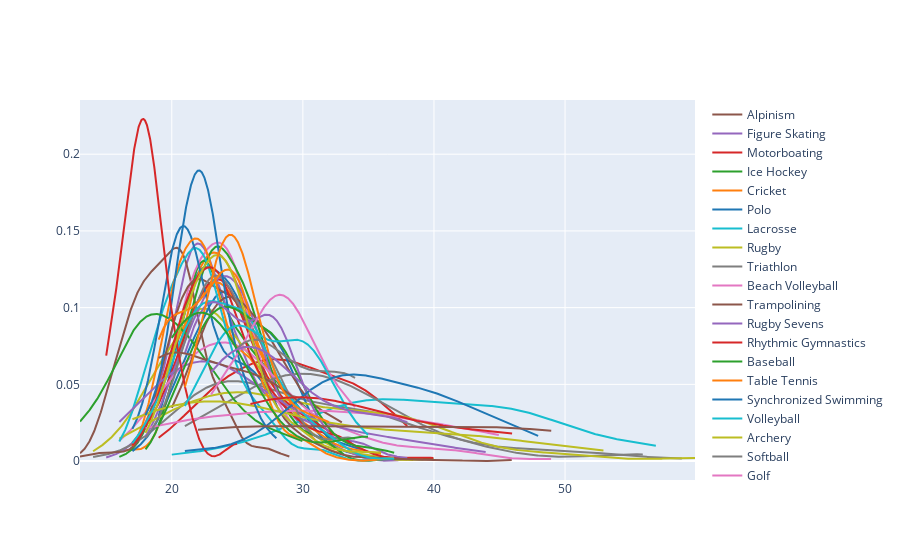

The notebook cell this image was saved under:
### Code cell
x = []
name = []
famous_sport = ['Basketball','Judo','Football','Tug-Of-War','Athletics','Swimming','Badminton','Sailing','Gymnastics','Art Competitions','Handball','Weightlifting','Wrestling','Water Polo','Hockey','Rowing','Fencing','Equestrianism','Shooting','Boxing','Taekwondo','Cycling','Diving','Canoeing','Tennis','Modern Pentathlon','Golf','Softball','Archery','Volleyball','Synchronized Swimming','Table Tennis','Baseball','Rhythmic Gymnastics','Rugby Sevens','Trampolining','Beach Volleyball','Triathlon','Rugby','Lacrosse','Polo','Cricket','Ice Hockey','Racquets','Motorboating','Croquet','Figure Skating','Jeu De Paume','Roque','Basque Pelota','Alpinism','Aeronautics']

for sport in famous_sport:
    temp_df = athelete_df[athelete_df['Sport'] == sport]
    gold_ages = temp_df[temp_df['Medal'] == 'Gold']['Age'].dropna()
    x.append(gold_ages)
    name.append(sport)

x_lists = [arr.tolist() for arr in x]
# Only keep sports with at least 2 unique gold medalist ages
filtered_x_lists = []
filtered_names = []
for arr, n in zip(x_lists, name):
    if len(arr) > 1 and len(set(arr)) > 1:
        filtered_x_lists.append(arr)
        filtered_names.append(n)

fig = ff.create_distplot(filtered_x_lists, filtered_names, show_hist=False, show_rug=False)
fig.show()

### Figure 1 — Plotly figure (JSON) as saved in the notebook; plotly's stock layout.template omitted (floating-point values rounded to 4 significant figures; data arrays with more than 128 entries replaced by an {"elided": "..."} marker saying what was removed)
{"data": [{"legendgroup": "Basketball", "marker": {"color": "rgb(31, 119, 180)"}, "mode": "lines", "name": "Basketball", "showlegend": true, "type": "scatter", "x": {"elided": "500 float values"}, "xaxis": "x", "y": {"elided": "500 float values"}, "yaxis": "y"}, {"legendgroup": "Judo", "marker": {"color": "rgb(255, 127, 14)"}, "mode": "lines", "name": "Judo", "showlegend": true, "type": "scatter", "x": {"elided": "500 float values"}, "xaxis": "x", "y": {"elided": "500 float values"}, "yaxis": "y"}, {"legendgroup": "Football", "marker": {"color": "rgb(44, 160, 44)"}, "mode": "lines", "name": "Football", "showlegend": true, "type": "scatter", "x": {"elided": "500 float values"}, "xaxis": "x", "y": {"elided": "500 float values"}, "yaxis": "y"}, {"legendgroup": "Tug-Of-War", "marker": {"color": "rgb(214, 39, 40)"}, "mode": "lines", "name": "Tug-Of-War", "showlegend": true, "type": "scatter", "x": {"elided": "500 float values"}, "xaxis": "x", "y": {"elided": "500 float values"}, "yaxis": "y"}, {"legendgroup": "Athletics", "marker": {"color": "rgb(148, 103, 189)"}, "mode": "lines", "name": "Athletics", "showlegend": true, "type": "scatter", "x": {"elided": "500 float values"}, "xaxis": "x", "y": {"elided": "500 float values"}, "yaxis": "y"}, {"legendgroup": "Swimming", "marker": {"color": "rgb(140, 86, 75)"}, "mode": "lines", "name": "Swimming", "showlegend": true, "type": "scatter", "x": {"elided": "500 float values"}, "xaxis": "x", "y": {"elided": "500 float values"}, "yaxis": "y"}, {"legendgroup": "Badminton", "marker": {"color": "rgb(227, 119, 194)"}, "mode": "lines", "name": "Badminton", "showlegend": true, "type": "scatter", "x": {"elided": "500 float values"}, "xaxis": "x", "y": {"elided": "500 float values"}, "yaxis": "y"}, {"legendgroup": "Sailing", "marker": {"color": "rgb(127, 127, 127)"}, "mode": "lines", "name": "Sailing", "showlegend": true, "type": "scatter", "x": {"elided": "500 float values"}, "xaxis": "x", "y": {"elided": "500 float values"}, "yaxis": "y"}, {"legendgroup": "Gymnastics", "marker": {"color": "rgb(188, 189, 34)"}, "mode": "lines", "name": "Gymnastics", "showlegend": true, "type": "scatter", "x": {"elided": "500 float values"}, "xaxis": "x", "y": {"elided": "500 float values"}, "yaxis": "y"}, {"legendgroup": "Art Competitions", "marker": {"color": "rgb(23, 190, 207)"}, "mode": "lines", "name": "Art Competitions", "showlegend": true, "type": "scatter", "x": {"elided": "500 float values"}, "xaxis": "x", "y": {"elided": "500 float values"}, "yaxis": "y"}, {"legendgroup": "Handball", "marker": {"color": "rgb(31, 119, 180)"}, "mode": "lines", "name": "Handball", "showlegend": true, "type": "scatter", "x": {"elided": "500 float values"}, "xaxis": "x", "y": {"elided": "500 float values"}, "yaxis": "y"}, {"legendgroup": "Weightlifting", "marker": {"color": "rgb(255, 127, 14)"}, "mode": "lines", "name": "Weightlifting", "showlegend": true, "type": "scatter", "x": {"elided": "500 float values"}, "xaxis": "x", "y": {"elided": "500 float values"}, "yaxis": "y"}, {"legendgroup": "Wrestling", "marker": {"color": "rgb(44, 160, 44)"}, "mode": "lines", "name": "Wrestling", "showlegend": true, "type": "scatter", "x": {"elided": "500 float values"}, "xaxis": "x", "y": {"elided": "500 float values"}, "yaxis": "y"}, {"legendgroup": "Water Polo", "marker": {"color": "rgb(214, 39, 40)"}, "mode": "lines", "name": "Water Polo", "showlegend": true, "type": "scatter", "x": {"elided": "500 float values"}, "xaxis": "x", "y": {"elided": "500 float values"}, "yaxis": "y"}, {"legendgroup": "Hockey", "marker": {"color": "rgb(148, 103, 189)"}, "mode": "lines", "name": "Hockey", "showlegend": true, "type": "scatter", "x": {"elided": "500 float values"}, "xaxis": "x", "y": {"elided": "500 float values"}, "yaxis": "y"}, {"legendgroup": "Rowing", "marker": {"color": "rgb(140, 86, 75)"}, "mode": "lines", "name": "Rowing", "showlegend": true, "type": "scatter", "x": {"elided": "500 float values"}, "xaxis": "x", "y": {"elided": "500 float values"}, "yaxis": "y"}, {"legendgroup": "Fencing", "marker": {"color": "rgb(227, 119, 194)"}, "mode": "lines", "name": "Fencing", "showlegend": true, "type": "scatter", "x": {"elided": "500 float values"}, "xaxis": "x", "y": {"elided": "500 float values"}, "yaxis": "y"}, {"legendgroup": "Equestrianism", "marker": {"color": "rgb(127, 127, 127)"}, "mode": "lines", "name": "Equestrianism", "showlegend": true, "type": "scatter", "x": {"elided": "500 float values"}, "xaxis": "x", "y": {"elided": "500 float values"}, "yaxis": "y"}, {"legendgroup": "Shooting", "marker": {"color": "rgb(188, 189, 34)"}, "mode": "lines", "name": "Shooting", "showlegend": true, "type": "scatter", "x": {"elided": "500 float values"}, "xaxis": "x", "y": {"elided": "500 float values"}, "yaxis": "y"}, {"legendgroup": "Boxing", "marker": {"color": "rgb(23, 190, 207)"}, "mode": "lines", "name": "Boxing", "showlegend": true, "type": "scatter", "x": {"elided": "500 float values"}, "xaxis": "x", "y": {"elided": "500 float values"}, "yaxis": "y"}, {"legendgroup": "Taekwondo", "marker": {"color": "rgb(31, 119, 180)"}, "mode": "lines", "name": "Taekwondo", "showlegend": true, "type": "scatter", "x": {"elided": "500 float values"}, "xaxis": "x", "y": {"elided": "500 float values"}, "yaxis": "y"}, {"legendgroup": "Cycling", "marker": {"color": "rgb(255, 127, 14)"}, "mode": "lines", "name": "Cycling", "showlegend": true, "type": "scatter", "x": {"elided": "500 float values"}, "xaxis": "x", "y": {"elided": "500 float values"}, "yaxis": "y"}, {"legendgroup": "Diving", "marker": {"color": "rgb(44, 160, 44)"}, "mode": "lines", "name": "Diving", "showlegend": true, "type": "scatter", "x": {"elided": "500 float values"}, "xaxis": "x", "y": {"elided": "500 float values"}, "yaxis": "y"}, {"legendgroup": "Canoeing", "marker": {"color": "rgb(214, 39, 40)"}, "mode": "lines", "name": "Canoeing", "showlegend": true, "type": "scatter", "x": {"elided": "500 float values"}, "xaxis": "x", "y": {"elided": "500 float values"}, "yaxis": "y"}, {"legendgroup": "Tennis", "marker": {"color": "rgb(148, 103, 189)"}, "mode": "lines", "name": "Tennis", "showlegend": true, "type": "scatter", "x": {"elided": "500 float values"}, "xaxis": "x", "y": {"elided": "500 float values"}, "yaxis": "y"}, {"legendgroup": "Modern Pentathlon", "marker": {"color": "rgb(140, 86, 75)"}, "mode": "lines", "name": "Modern Pentathlon", "showlegend": true, "type": "scatter", "x": {"elided": "500 float values"}, "xaxis": "x", "y": {"elided": "500 float values"}, "yaxis": "y"}, {"legendgroup": "Golf", "marker": {"color": "rgb(227, 119, 194)"}, "mode": "lines", "name": "Golf", "showlegend": true, "type": "scatter", "x": {"elided": "500 float values"}, "xaxis": "x", "y": {"elided": "500 float values"}, "yaxis": "y"}, {"legendgroup": "Softball", "marker": {"color": "rgb(127, 127, 127)"}, "mode": "lines", "name": "Softball", "showlegend": true, "type": "scatter", "x": {"elided": "500 float values"}, "xaxis": "x", "y": {"elided": "500 float values"}, "yaxis": "y"}, {"legendgroup": "Archery", "marker": {"color": "rgb(188, 189, 34)"}, "mode": "lines", "name": "Archery", "showlegend": true, "type": "scatter", "x": {"elided": "500 float values"}, "xaxis": "x", "y": {"elided": "500 float values"}, "yaxis": "y"}, {"legendgroup": "Volleyball", "marker": {"color": "rgb(23, 190, 207)"}, "mode": "lines", "name": "Volleyball", "showlegend": true, "type": "scatter", "x": {"elided": "500 float values"}, "xaxis": "x", "y": {"elided": "500 float values"}, "yaxis": "y"}, {"legendgroup": "Synchronized Swimming", "marker": {"color": "rgb(31, 119, 180)"}, "mode": "lines", "name": "Synchronized Swimming", "showlegend": true, "type": "scatter", "x": {"elided": "500 float values"}, "xaxis": "x", "y": {"elided": "500 float values"}, "yaxis": "y"}, {"legendgroup": "Table Tennis", "marker": {"color": "rgb(255, 127, 14)"}, "mode": "lines", "name": "Table Tennis", "showlegend": true, "type": "scatter", "x": {"elided": "500 float values"}, "xaxis": "x", "y": {"elided": "500 float values"}, "yaxis": "y"}, {"legendgroup": "Baseball", "marker": {"color": "rgb(44, 160, 44)"}, "mode": "lines", "name": "Baseball", "showlegend": true, "type": "scatter", "x": {"elided": "500 float values"}, "xaxis": "x", "y": {"elided": "500 float values"}, "yaxis": "y"}, {"legendgroup": "Rhythmic Gymnastics", "marker": {"color": "rgb(214, 39, 40)"}, "mode": "lines", "name": "Rhythmic Gymnastics", "showlegend": true, "type": "scatter", "x": {"elided": "500 float values"}, "xaxis": "x", "y": {"elided": "500 float values"}, "yaxis": "y"}, {"legendgroup": "Rugby Sevens", "marker": {"color": "rgb(148, 103, 189)"}, "mode": "lines", "name": "Rugby Sevens", "showlegend": true, "type": "scatter", "x": {"elided": "500 float values"}, "xaxis": "x", "y": {"elided": "500 float values"}, "yaxis": "y"}, {"legendgroup": "Trampolining", "marker": {"color": "rgb(140, 86, 75)"}, "mode": "lines", "name": "Trampolining", "showlegend": true, "type": "scatter", "x": {"elided": "500 float values"}, "xaxis": "x", "y": {"elided": "500 float values"}, "yaxis": "y"}, {"legendgroup": "Beach Volleyball", "marker": {"color": "rgb(227, 119, 194)"}, "mode": "lines", "name": "Beach Volleyball", "showlegend": true, "type": "scatter", "x": {"elided": "500 float values"}, "xaxis": "x", "y": {"elided": "500 float values"}, "yaxis": "y"}, {"legendgroup": "Triathlon", "marker": {"color": "rgb(127, 127, 127)"}, "mode": "lines", "name": "Triathlon", "showlegend": true, "type": "scatter", "x": {"elided": "500 float values"}, "xaxis": "x", "y": {"elided": "500 float values"}, "yaxis": "y"}, {"legendgroup": "Rugby", "marker": {"color": "rgb(188, 189, 34)"}, "mode": "lines", "name": "Rugby", "showlegend": true, "type": "scatter", "x": {"elided": "500 float values"}, "xaxis": "x", "y": {"elided": "500 float values"}, "yaxis": "y"}, {"legendgroup": "Lacrosse", "marker": {"color": "rgb(23, 190, 207)"}, "mode": "lines", "name": "Lacrosse", "showlegend": true, "type": "scatter", "x": {"elided": "500 float values"}, "xaxis": "x", "y": {"elided": "500 float values"}, "yaxis": "y"}, {"legendgroup": "Polo", "marker": {"color": "rgb(31, 119, 180)"}, "mode": "lines", "name": "Polo", "showlegend": true, "type": "scatter", "x": {"elided": "500 float values"}, "xaxis": "x", "y": {"elided": "500 float values"}, "yaxis": "y"}, {"legendgroup": "Cricket", "marker": {"color": "rgb(255, 127, 14)"}, "mode": "lines", "name": "Cricket", "showlegend": true, "type": "scatter", "x": {"elided": "500 float values"}, "xaxis": "x", "y": {"elided": "500 float values"}, "yaxis": "y"}, {"legendgroup": "Ice Hockey", "marker": {"color": "rgb(44, 160, 44)"}, "mode": "lines", "name": "Ice Hockey", "showlegend": true, "type": "scatter", "x": {"elided": "500 float values"}, "xaxis": "x", "y": {"elided": "500 float values"}, "yaxis": "y"}, {"legendgroup": "Motorboating", "marker": {"color": "rgb(214, 39, 40)"}, "mode": "lines", "name": "Motorboating", "showlegend": true, "type": "scatter", "x": {"elided": "500 float values"}, "xaxis": "x", "y": {"elided": "500 float values"}, "yaxis": "y"}, {"legendgroup": "Figure Skating", "marker": {"color": "rgb(148, 103, 189)"}, "mode": "lines", "name": "Figure Skating", "showlegend": true, "type": "scatter", "x": {"elided": "500 float values"}, "xaxis": "x", "y": {"elided": "500 float values"}, "yaxis": "y"}, {"legendgroup": "Alpinism", "marker": {"color": "rgb(140, 86, 75)"}, "mode": "lines", "name": "Alpinism", "showlegend": true, "type": "scatter", "x": {"elided": "500 float values"}, "xaxis": "x", "y": {"elided": "500 float values"}, "yaxis": "y"}], "layout": {"barmode": "overlay", "hovermode": "closest", "legend": {"traceorder": "reversed"}, "xaxis": {"anchor": "y2", "domain": [0, 1], "zeroline": false}, "yaxis": {"anchor": "free", "domain": [0, 1], "position": 0}}}
